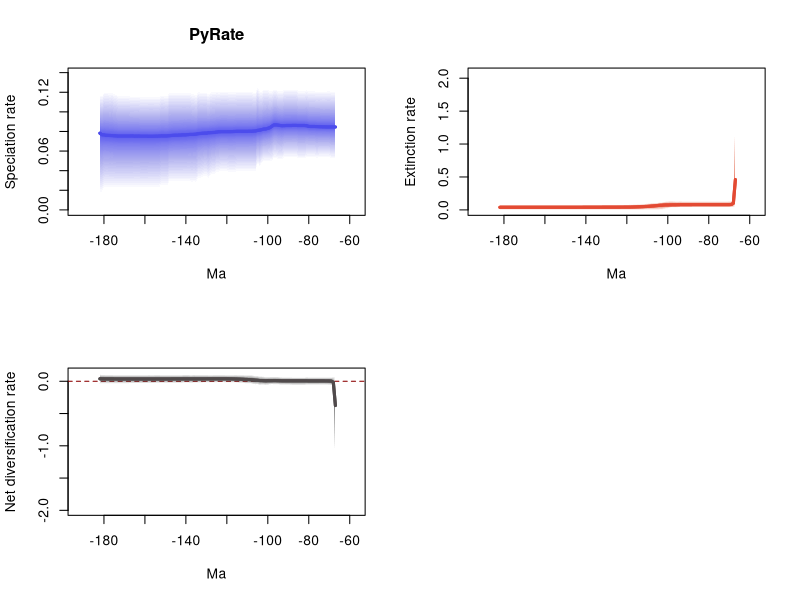

The R source for this figure:
# 1 files combined:
# 	./PyRate_Inputs_2_BDMCMC_Grj_marginal_rates.log

# 95% HPDs calculated using code from Biopy (https://www.cs.auckland.ac.nz/~yhel002/biopy/)

pdf(file='./PyRate_Inputs_2_BDMCMC_Grj_marginal_rates_RTT.pdf',width=10.8, height=8.4)
par(mfrow=c(2,2))
library(scales)
plot_RTT <- function (age,hpd_M,hpd_m,mean_m,color){
    N=100
    beta=(1:(N-1))/N
    alpha_shape=0.25
    cat=1-(beta^(1./alpha_shape))
    for (i in 1:(N-1)){
        trans= 1/N + 2/N
        polygon(c(age, rev(age)), c(hpd_M-((hpd_M-mean_m)*cat[i]), rev(hpd_m+((mean_m-hpd_m)*cat[i]))), col = alpha(color,trans), border = NA)
    }
    lines(rev(age), rev(mean_m), col = color, lwd=3)
}
    
L_hpd_m95=c(NA, NA,NA,NA,NA,NA,NA,NA,NA,NA,NA,NA,NA,NA,NA,NA,NA,NA,NA,NA,NA,NA,NA,NA,NA,NA,NA,NA,NA,NA,NA,NA,NA,NA,NA,NA,NA,NA,NA,NA,NA,NA,NA,NA,NA,NA,NA,NA,NA,NA,NA,NA,NA,NA,NA,NA,NA,NA,NA,NA,NA,NA,NA,NA,NA,NA,NA,0.051695541701392,0.051695541701392,0.051695541701392,0.052872670359758,0.052872670359758,0.052872670359758,0.052872670359758,0.052872670359758,0.052872670359758,0.051695541701392,0.052872670359758,0.052872670359758,0.052872670359758,0.052872670359758,0.052872670359758,0.051207282099284,0.051207282099284,0.051207282099284,0.051207282099284,0.052872670359758,0.052872670359758,0.052872670359758,0.052872670359758,0.052872670359758,0.052872670359758,0.052872670359758,0.050431475348907,0.050431475348907,0.050431475348907,0.051695541701392,0.051695541701392,0.048667234577721,0.048667234577721,0.048667234577721,0.048667234577721,0.048667234577721,0.046606728018912,0.042875285263306,0.046606728018912,0.038279358650112,0.038279358650112,0.038279358650112,0.038279358650112,0.038279358650112,0.038279358650112,0.038279358650112,0.038279358650112,0.038279358650112,0.038279358650112,0.037226941831246,0.037226941831246,0.037226941831246,0.037226941831246,0.038279358650112,0.038279358650112,0.038279358650112,0.038279358650112,0.037226941831246,0.037226941831246,0.034918911658771,0.034918911658771,0.033855640453404,0.030931849305414,0.033164372095356,0.033164372095356,0.03189210723149,0.030931849305414,0.030931849305414,0.026672241710629,0.027238169853861,0.026672241710629,0.027238169853861,0.027238169853861,0.027238169853861,0.027238169853861,0.027238169853861,0.027238169853861,0.027238169853861,0.027238169853861,0.027238169853861,0.027238169853861,0.027238169853861,0.023686306421564,0.023686306421564,0.023686306421564,0.023686306421564,0.021472534344488,0.021399105075807,0.021399105075807,0.021399105075807,0.021399105075807,0.021399105075807,0.020974692333925,0.020974692333925,0.020974692333925,0.020974692333925,0.021399105075807,0.021399105075807,0.021399105075807,0.020974692333925,0.020974692333925,0.020974692333925,0.020974692333925,0.020974692333925,0.020974692333925,0.020974692333925,0.020974692333925,0.020974692333925,0.020974692333925,0.021399105075807,0.020974692333925,0.021399105075807,0.021399105075807,0.020974692333925,0.016114765889801,0.016114765889801)
L_hpd_M95=c(NA, NA,NA,NA,NA,NA,NA,NA,NA,NA,NA,NA,NA,NA,NA,NA,NA,NA,NA,NA,NA,NA,NA,NA,NA,NA,NA,NA,NA,NA,NA,NA,NA,NA,NA,NA,NA,NA,NA,NA,NA,NA,NA,NA,NA,NA,NA,NA,NA,NA,NA,NA,NA,NA,NA,NA,NA,NA,NA,NA,NA,NA,NA,NA,NA,NA,NA,0.12199215133536,0.12199215133536,0.12199215133536,0.122320410301876,0.122320410301876,0.12199215133536,0.12199215133536,0.12199215133536,0.122320410301876,0.12199215133536,0.122320410301876,0.122320410301876,0.122320410301876,0.122320410301876,0.123391515008479,0.122320410301876,0.122320410301876,0.122320410301876,0.122320410301876,0.12427158230569,0.12427158230569,0.12427158230569,0.12427158230569,0.12427158230569,0.12427158230569,0.12427158230569,0.12199215133536,0.122320410301876,0.122320410301876,0.12427158230569,0.12427158230569,0.122320410301876,0.122320410301876,0.12427158230569,0.12427158230569,0.12427158230569,0.121721526033079,0.122320410301876,0.126466577410197,0.121313415176338,0.121313415176338,0.122320410301876,0.122320410301876,0.122320410301876,0.122320410301876,0.122320410301876,0.122320410301876,0.122320410301876,0.122320410301876,0.121721526033079,0.121721526033079,0.121721526033079,0.121721526033079,0.122320410301876,0.122320410301876,0.122320410301876,0.122320410301876,0.121721526033079,0.122320410301876,0.121721526033079,0.121721526033079,0.121313415176338,0.118304267793458,0.121313415176338,0.121313415176338,0.121313415176338,0.121313415176338,0.122320410301876,0.117641907414112,0.119479986237875,0.119479986237875,0.121013155186295,0.12068240946951,0.121013155186295,0.121174468895608,0.121013155186295,0.121013155186295,0.121013155186295,0.121013155186295,0.121013155186295,0.121013155186295,0.121174468895608,0.117641907414112,0.117641907414112,0.118304267793458,0.118304267793458,0.116466873835835,0.116466873835835,0.116466873835835,0.11674592806276,0.11674592806276,0.11674592806276,0.116466873835835,0.116466873835835,0.116466873835835,0.116466873835835,0.117139169056152,0.117139169056152,0.117139169056152,0.117139169056152,0.117139169056152,0.117641907414112,0.117641907414112,0.117641907414112,0.117641907414112,0.117641907414112,0.117641907414112,0.119331410883123,0.119479986237875,0.121313415176338,0.120573270284812,0.121313415176338,0.121313415176338,0.121313415176338,0.116971226036534,0.118304267793458)
M_hpd_m95=c(NA, NA,NA,NA,NA,NA,NA,NA,NA,NA,NA,NA,NA,NA,NA,NA,NA,NA,NA,NA,NA,NA,NA,NA,NA,NA,NA,NA,NA,NA,NA,NA,NA,NA,NA,NA,NA,NA,NA,NA,NA,NA,NA,NA,NA,NA,NA,NA,NA,NA,NA,NA,NA,NA,NA,NA,NA,NA,NA,NA,NA,NA,NA,NA,NA,NA,NA,0.027166803766134,0.034193033829151,0.036132791510636,0.03949583383676,0.036921069322253,0.036921069322253,0.036921069322253,0.036921069322253,0.036921069322253,0.036921069322253,0.036921069322253,0.036921069322253,0.036921069322253,0.03949583383676,0.03949583383676,0.03949583383676,0.03949583383676,0.03949583383676,0.03949583383676,0.03949583383676,0.03949583383676,0.03949583383676,0.03949583383676,0.03949583383676,0.03949583383676,0.03949583383676,0.03949583383676,0.03949583383676,0.034193033829151,0.032963693012175,0.034193033829151,0.034193033829151,0.031224994997468,0.019169265299667,0.016623734841961,0.007184828184534,0.000350755786122,0.0008577527813,0.000264028782609,0.000159694810252,0.000159694810252,0.000159694810252,0.000159694810252,0.000264028782609,0.000159694810252,0.000179773573538,0.000159694810252,0.000159694810252,0.000159694810252,0.000159694810252,0.000159694810252,0.000159694810252,0.000159694810252,0.000159694810252,0.000159694810252,0.000159694810252,0.000159694810252,0.000159694810252,0.000159694810252,0.000159694810252,0.000159694810252,0.000159694810252,0.000159694810252,0.000159694810252,0.000159694810252,0.000159694810252,0.000248098116189,0.000248098116189,0.000248098116189,0.000248098116189,0.000159694810252,0.000159694810252,0.000159694810252,0.000159694810252,0.000159694810252,0.000248098116189,0.000248098116189,0.000248098116189,0.000264028782609,0.000264028782609,0.000264028782609,0.000264028782609,0.000264028782609,0.000264028782609,0.000264028782609,0.000264028782609,0.000264028782609,0.000264028782609,0.000264028782609,0.000264028782609,0.000264028782609,0.000264028782609,0.000264028782609,0.000264028782609,0.000264028782609,0.000264028782609,0.000248098116189,0.000248098116189,0.000248098116189,0.000248098116189,0.000248098116189,0.000248098116189,0.000248098116189,0.000248098116189,0.000248098116189,0.000248098116189,0.000248098116189,0.000248098116189,0.000179773573538,0.000179773573538,0.000179773573538,0.000248098116189,0.000248098116189,0.000248098116189,0.000179773573538,0.000179773573538)
M_hpd_M95=c(NA, NA,NA,NA,NA,NA,NA,NA,NA,NA,NA,NA,NA,NA,NA,NA,NA,NA,NA,NA,NA,NA,NA,NA,NA,NA,NA,NA,NA,NA,NA,NA,NA,NA,NA,NA,NA,NA,NA,NA,NA,NA,NA,NA,NA,NA,NA,NA,NA,NA,NA,NA,NA,NA,NA,NA,NA,NA,NA,NA,NA,NA,NA,NA,NA,NA,NA,1.882979609468609,0.162327708342697,0.13534023867056,0.135104891067477,0.131947618876153,0.131947618876153,0.131947618876153,0.131947618876153,0.131947618876153,0.131947618876153,0.131947618876153,0.131947618876153,0.131947618876153,0.13340507617749,0.13340507617749,0.13340507617749,0.13340507617749,0.13340507617749,0.13340507617749,0.13340507617749,0.13340507617749,0.13340507617749,0.13340507617749,0.13340507617749,0.13340507617749,0.13340507617749,0.13340507617749,0.136260772172773,0.131740389422923,0.13340507617749,0.13534023867056,0.137050432068838,0.138840881122668,0.131947618876153,0.132271930091589,0.124690301034856,0.117489821992506,0.117489821992506,0.112689103431044,0.109901195561696,0.107772093068114,0.106090411190679,0.101941497880545,0.100245102466923,0.098723774300304,0.093265042349435,0.089439561791472,0.087237664127062,0.086433223959665,0.086056464343545,0.085268897004748,0.084082852245648,0.083226350624469,0.082965180855637,0.082879006983488,0.082879006983488,0.082879006983488,0.082344975572962,0.081683943744391,0.081683943744391,0.081683943744391,0.081683943744391,0.081683943744391,0.081683943744391,0.081683943744391,0.081636477701154,0.081683943744391,0.081636477701154,0.081636477701154,0.081636477701154,0.081296278788882,0.081296278788882,0.081144299685382,0.081144299685382,0.081144299685382,0.081144299685382,0.081144299685382,0.081144299685382,0.081144299685382,0.081144299685382,0.081144299685382,0.081144299685382,0.081144299685382,0.081144299685382,0.081144299685382,0.081144299685382,0.081144299685382,0.081144299685382,0.081144299685382,0.081144299685382,0.081144299685382,0.081144299685382,0.081144299685382,0.081144299685382,0.081144299685382,0.081144299685382,0.081144299685382,0.081144299685382,0.081144299685382,0.081144299685382,0.081144299685382,0.081144299685382,0.081144299685382,0.081144299685382,0.081144299685382,0.081144299685382,0.081144299685382,0.081144299685382,0.081144299685382,0.081144299685382,0.081144299685382,0.081144299685382,0.081144299685382,0.081144299685382,0.081144299685382,0.081144299685382)
R_hpd_m95=c(NA, NA,NA,NA,NA,NA,NA,NA,NA,NA,NA,NA,NA,NA,NA,NA,NA,NA,NA,NA,NA,NA,NA,NA,NA,NA,NA,NA,NA,NA,NA,NA,NA,NA,NA,NA,NA,NA,NA,NA,NA,NA,NA,NA,NA,NA,NA,NA,NA,NA,NA,NA,NA,NA,NA,NA,NA,NA,NA,NA,NA,NA,NA,NA,NA,NA,NA,-1.811966380991549,-0.090271117590886,-0.065193878226214,-0.059856744122179,-0.059220507909348,-0.057997358462569,-0.057997358462569,-0.057997358462569,-0.057997358462569,-0.059220507909348,-0.059220507909348,-0.059220507909348,-0.059220507909348,-0.059220507909348,-0.057997358462569,-0.06397981379411,-0.06397981379411,-0.06397981379411,-0.06397981379411,-0.06397981379411,-0.06397981379411,-0.06397981379411,-0.059856744122179,-0.059856744122179,-0.059856744122179,-0.057997358462569,-0.059220507909348,-0.057997358462569,-0.053492719997053,-0.053492719997053,-0.053492719997053,-0.05157634808768,-0.053492719997053,-0.060224251500594,-0.06362168807251,-0.060224251500594,-0.060224251500594,-0.06362168807251,-0.051237848392647,-0.053492719997053,-0.050629435525977,-0.040115612477948,-0.037797460240594,-0.037797460240594,-0.038368128340064,-0.030402784220455,-0.028710127062947,-0.028710127062947,-0.024246436691055,-0.0224422653757,-0.02173009001092,-0.022326589713126,-0.022326589713126,-0.022326589713126,-0.02173009001092,-0.019471203709499,-0.019471203709499,-0.019471203709499,-0.02173009001092,-0.02173009001092,-0.02173009001092,-0.0224422653757,-0.0224422653757,-0.0224422653757,-0.0224422653757,-0.024246436691055,-0.026026954669223,-0.026026954669223,-0.026026954669223,-0.024246436691055,-0.030402784220455,-0.030402784220455,-0.024246436691055,-0.024246436691055,-0.024246436691055,-0.030402784220455,-0.030402784220455,-0.030402784220455,-0.030402784220455,-0.030402784220455,-0.029891042466525,-0.030402784220455,-0.030402784220455,-0.030402784220455,-0.030402784220455,-0.030402784220455,-0.030402784220455,-0.030402784220455,-0.031548195397575,-0.035401201787759,-0.035401201787759,-0.031548195397575,-0.035401201787759,-0.035401201787759,-0.035401201787759,-0.035401201787759,-0.035308062785145,-0.035308062785145,-0.035308062785145,-0.035401201787759,-0.035401201787759,-0.037462756662804,-0.037462756662804,-0.037462756662804,-0.037462756662804,-0.037462756662804,-0.037462756662804,-0.037462756662804,-0.037462756662804,-0.037462756662804,-0.037462756662804,-0.037462756662804,-0.037462756662804,-0.037462756662804,-0.037462756662804,-0.037462756662804)
R_hpd_M95=c(NA, NA,NA,NA,NA,NA,NA,NA,NA,NA,NA,NA,NA,NA,NA,NA,NA,NA,NA,NA,NA,NA,NA,NA,NA,NA,NA,NA,NA,NA,NA,NA,NA,NA,NA,NA,NA,NA,NA,NA,NA,NA,NA,NA,NA,NA,NA,NA,NA,NA,NA,NA,NA,NA,NA,NA,NA,NA,NA,NA,NA,NA,NA,NA,NA,NA,NA,0.090506725973098,0.073458066305714,0.064584700735447,0.064584700735447,0.064584700735447,0.064584700735447,0.064584700735447,0.064584700735447,0.064584700735447,0.064584700735447,0.064584700735447,0.064584700735447,0.064584700735447,0.064584700735447,0.067924030193203,0.062572740319889,0.062572740319889,0.062572740319889,0.062572740319889,0.062572740319889,0.062572740319889,0.062572740319889,0.064584700735447,0.064584700735447,0.064584700735447,0.064584700735447,0.064584700735447,0.067924030193203,0.073458066305714,0.073458066305714,0.075081398472957,0.073458066305714,0.072650711966325,0.071720368664592,0.071029652247872,0.076395418622751,0.081409945408454,0.080186968006855,0.08747916878367,0.08747916878367,0.093116708553718,0.101172553024754,0.099795695387976,0.099171458187956,0.096330530523013,0.101172553024754,0.100677661616802,0.099795695387976,0.102829192320383,0.102829192320383,0.101277640334915,0.101277640334915,0.101277640334915,0.101277640334915,0.101277640334915,0.102829192320383,0.102829192320383,0.102829192320383,0.101277640334915,0.101277640334915,0.101277640334915,0.100677661616802,0.101080416907725,0.102829192320383,0.102829192320383,0.10270863766561,0.102829192320383,0.102829192320383,0.102829192320383,0.106054113175578,0.101080416907725,0.101080416907725,0.106054113175578,0.106054113175578,0.106054113175578,0.101080416907725,0.101080416907725,0.101080416907725,0.101080416907725,0.101080416907725,0.101080416907725,0.101080416907725,0.101080416907725,0.101080416907725,0.101080416907725,0.101080416907725,0.102829192320383,0.102829192320383,0.102829192320383,0.099795695387976,0.099795695387976,0.102829192320383,0.099795695387976,0.099795695387976,0.099795695387976,0.099795695387976,0.100677661616802,0.100677661616802,0.100677661616802,0.101080416907725,0.101080416907725,0.09977249635558,0.09977249635558,0.09977249635558,0.09977249635558,0.09977249635558,0.09977249635558,0.099795695387976,0.100677661616802,0.10270863766561,0.10270863766561,0.102829192320383,0.102829192320383,0.105076285554765,0.106054113175578,0.109373412185588)
L_mean=c(NA, NA,NA,NA,NA,NA,NA,NA,NA,NA,NA,NA,NA,NA,NA,NA,NA,NA,NA,NA,NA,NA,NA,NA,NA,NA,NA,NA,NA,NA,NA,NA,NA,NA,NA,NA,NA,NA,NA,NA,NA,NA,NA,NA,NA,NA,NA,NA,NA,NA,NA,NA,NA,NA,NA,NA,NA,NA,NA,NA,NA,NA,NA,NA,NA,NA,NA,0.084566390272049,0.084566390272049,0.084566390272049,0.084625068080446,0.084625068080446,0.08468646023368,0.084720747903431,0.084782108624147,0.08486941164473,0.084962764501294,0.085036903286845,0.085036903286845,0.085036903286845,0.085158762213784,0.085838345069555,0.086065422887225,0.086065422887225,0.086065422887225,0.086065422887225,0.086129549998611,0.086129549998611,0.086129549998611,0.086070520879234,0.086070520879234,0.086070520879234,0.085938571736706,0.085872433814235,0.086101789017124,0.086445561169207,0.086722955156234,0.086703592350267,0.085338650567135,0.083821374510104,0.08320804165486,0.08254277457619,0.082421855506009,0.081843487290856,0.081392282208455,0.081067470913766,0.080535703299368,0.080341028680759,0.08016077561064,0.080184413817581,0.080116668303005,0.080116668303005,0.080116668303005,0.08013339669566,0.08013339669566,0.08013339669566,0.079998415306582,0.079924016946392,0.079852716888899,0.079852716888899,0.07979149448556,0.07979149448556,0.07979149448556,0.07979149448556,0.07967647768842,0.079386118631824,0.079022072534476,0.07891100750679,0.07880327234023,0.078702506883263,0.078265705494186,0.078265705494186,0.078158033223225,0.077922106536863,0.077767454522724,0.077291902046071,0.077070779140119,0.076962480362347,0.076962842680919,0.076787225538793,0.076570908154753,0.076537052732258,0.076425770256146,0.07629398309576,0.076176809573497,0.076176809573497,0.076078535519676,0.075937063142169,0.075707344277622,0.075501203937175,0.075501203937175,0.075458583669688,0.075458583669688,0.075298766340272,0.075211157615257,0.075159732260461,0.075091275030453,0.075075368197339,0.075054509616315,0.075168588538067,0.075168588538067,0.075168588538067,0.075168588538067,0.075282283693309,0.075199866095704,0.075199866095704,0.075384826005133,0.075384826005133,0.075312812630677,0.07531299346595,0.07531299346595,0.07531299346595,0.07531299346595,0.07531299346595,0.075465399608905,0.075623592221052,0.075810862320468,0.075894570435361,0.076028156321923,0.076076189436369,0.076518039895383,0.076648064157869,0.078241286823535)
M_mean=c(NA, NA,NA,NA,NA,NA,NA,NA,NA,NA,NA,NA,NA,NA,NA,NA,NA,NA,NA,NA,NA,NA,NA,NA,NA,NA,NA,NA,NA,NA,NA,NA,NA,NA,NA,NA,NA,NA,NA,NA,NA,NA,NA,NA,NA,NA,NA,NA,NA,NA,NA,NA,NA,NA,NA,NA,NA,NA,NA,NA,NA,NA,NA,NA,NA,NA,NA,0.459887166045618,0.100245166948583,0.082014497876495,0.079746063787707,0.079237184496032,0.079285950796501,0.079285950796501,0.079285950796501,0.079285950796501,0.079309183576828,0.079309183576828,0.079309183576828,0.079309183576828,0.079228618891122,0.079228618891122,0.079228618891122,0.079228618891122,0.079228618891122,0.079228618891122,0.079213606567079,0.079213606567079,0.079213606567079,0.079090244023971,0.079090244023971,0.079096600670477,0.078954121454358,0.078736666348247,0.078262042236817,0.077702578345529,0.077031465721523,0.076745072407915,0.076230115461379,0.075480432038077,0.074526813907605,0.074741672595217,0.073463945674393,0.071005924238313,0.069742537324804,0.065920940234999,0.062912085733392,0.059646199777185,0.057594359849039,0.054900624726909,0.052278529588243,0.051158084971184,0.04925737028714,0.048020483624663,0.046592512583188,0.045659752506949,0.04464056424782,0.043718511836008,0.042748964471525,0.042405458577529,0.042163741271439,0.0419442669763,0.041812607216487,0.041760492488628,0.041417603260738,0.041129977429344,0.041010010351114,0.041010010351114,0.041010010351114,0.040928547439776,0.040928547439776,0.040928547439776,0.040840951238745,0.04072687048122,0.04054195330247,0.040485074119965,0.040485074119965,0.040367157374883,0.040299810548544,0.040184709425016,0.040184709425016,0.039943722640897,0.039714054468608,0.039700228534984,0.039700228534984,0.039673324747121,0.039551147395661,0.039497407784293,0.039497407784293,0.039497407784293,0.039497407784293,0.039434599468722,0.039434599468722,0.039434599468722,0.039387986813752,0.039347688324141,0.039347688324141,0.039347688324141,0.039324598457158,0.039258531069265,0.039258531069265,0.039258531069265,0.039258531069265,0.039305233308578,0.039305233308578,0.039305233308578,0.039281881882039,0.039281881882039,0.039281881882039,0.039281881882039,0.039205286106648,0.039166803208067,0.039166803208067,0.039166803208067,0.039166803208067,0.039253390953116,0.039253390953116,0.039253390953116,0.039206154042499,0.039206154042499,0.039206154042499,0.039257089240697,0.039257089240697)
R_mean=c(NA, NA,NA,NA,NA,NA,NA,NA,NA,NA,NA,NA,NA,NA,NA,NA,NA,NA,NA,NA,NA,NA,NA,NA,NA,NA,NA,NA,NA,NA,NA,NA,NA,NA,NA,NA,NA,NA,NA,NA,NA,NA,NA,NA,NA,NA,NA,NA,NA,NA,NA,NA,NA,NA,NA,NA,NA,NA,NA,NA,NA,NA,NA,NA,NA,NA,NA,-0.37532077577357,-0.015678776676534,0.002551892395554,0.004879004292739,0.005387883584414,0.00540050943718,0.00543479710693,0.005496157827647,0.005583460848229,0.005653580924466,0.005727719710017,0.005727719710017,0.005727719710017,0.005930143322662,0.006609726178433,0.006836803996103,0.006836803996103,0.006836803996103,0.006836803996103,0.006915943431533,0.006915943431533,0.006915943431533,0.006980276855263,0.006980276855263,0.006973920208758,0.006984450282348,0.007135767465987,0.007839746780307,0.008742982823678,0.009691489434711,0.009958519942352,0.009108535105756,0.008340942472027,0.008681227747255,0.007801101980974,0.008957909831616,0.010837563052543,0.011649744883652,0.015146530678767,0.017623617565976,0.020694828903574,0.022566415761601,0.025283789090672,0.027838138714762,0.028958583331821,0.030859298015865,0.032112913070997,0.033540884112471,0.03447364418871,0.035357851058762,0.036205505110384,0.037103752417374,0.03744725831137,0.037627753214121,0.03784722750926,0.037978887269073,0.038031001996932,0.038258874427683,0.038256141202479,0.038012062183362,0.037900997155676,0.037793261989117,0.037773959443487,0.03733715805441,0.03733715805441,0.03731708198448,0.037195236055643,0.037225501220254,0.036806827926106,0.036585705020154,0.036595322987464,0.036663032132374,0.036602516113777,0.036386198729738,0.036593330091361,0.036711715787538,0.036593754560775,0.036476581038513,0.036503484826375,0.036527388124016,0.036439655357876,0.036209936493329,0.036003796152882,0.036003796152882,0.036023984200966,0.036023984200966,0.03586416687155,0.035823170801505,0.03581204393632,0.035743586706312,0.035727679873198,0.035729911159157,0.035910057468802,0.035910057468802,0.035910057468802,0.035910057468802,0.035977050384731,0.035894632787126,0.035894632787126,0.036102944123094,0.036102944123094,0.036030930748638,0.036031111583911,0.036107707359302,0.036146190257883,0.036146190257883,0.036146190257883,0.036298596400838,0.036370201267936,0.036557471367352,0.036641179482245,0.036822002279424,0.03687003539387,0.037311885852884,0.037390974917172,0.038984197582838)
trans=0.5
age=(0:(183-1))* -1
plot(age,age,type = 'n', ylim = c(0, 0.13911323515121674), xlim = c(-192.15,-57.85), ylab = 'Speciation rate', xlab = 'Ma',main='PyRate' )
plot_RTT(age,L_hpd_M95,L_hpd_m95,L_mean,"#4c4cec")
lines(rev(age), rev(L_mean), col = "#4c4cec", lwd=3)
plot(age,age,type = 'n', ylim = c(0, 2.0712775704154702), xlim = c(-192.15,-57.85), ylab = 'Extinction rate', xlab = 'Ma' )
plot_RTT(age,M_hpd_M95,M_hpd_m95,M_mean,"#e34a33")
lines(rev(age), rev(M_mean), col = "#e34a33", lwd=3)
plot(age,age,type = 'n', ylim = c(-1.993163019090704, 0.12031075340414682), xlim = c(-192.15,-57.85), ylab = 'Net diversification rate', xlab = 'Ma' )
abline(h=0,lty=2,col="darkred")
plot_RTT(age,R_hpd_M95,R_hpd_m95,R_mean,"#504A4B")
lines(rev(age), rev(R_mean), col = "#504A4B", lwd=3)
n <- dev.off()